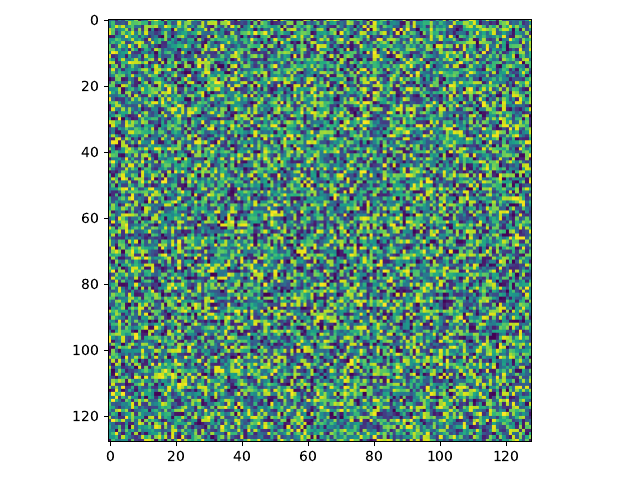

The Python source for this figure:
import numpy as np
import matplotlib.pyplot as plt

e = np.random.rand(128, 128)

plt.imshow(e)

plt.tight_layout()
plt.savefig("src/01/02e.pdf", format="pdf")
plt.show()
